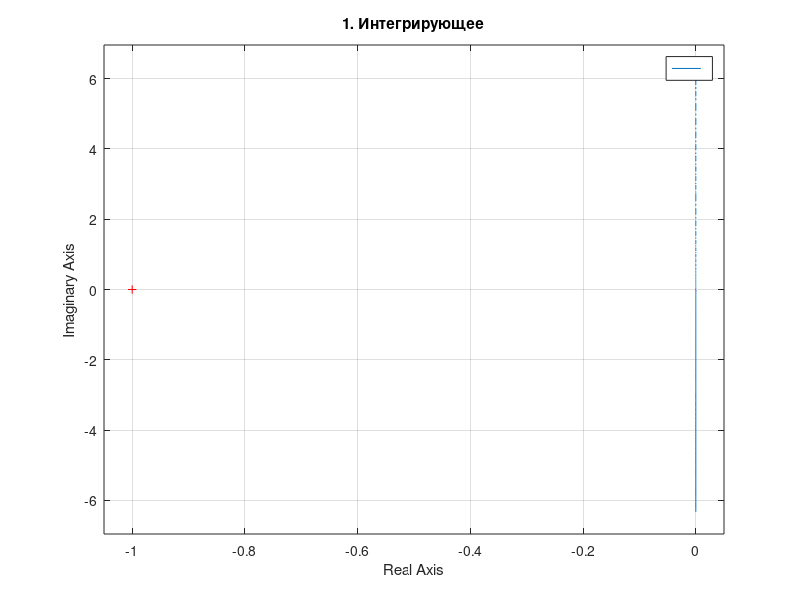
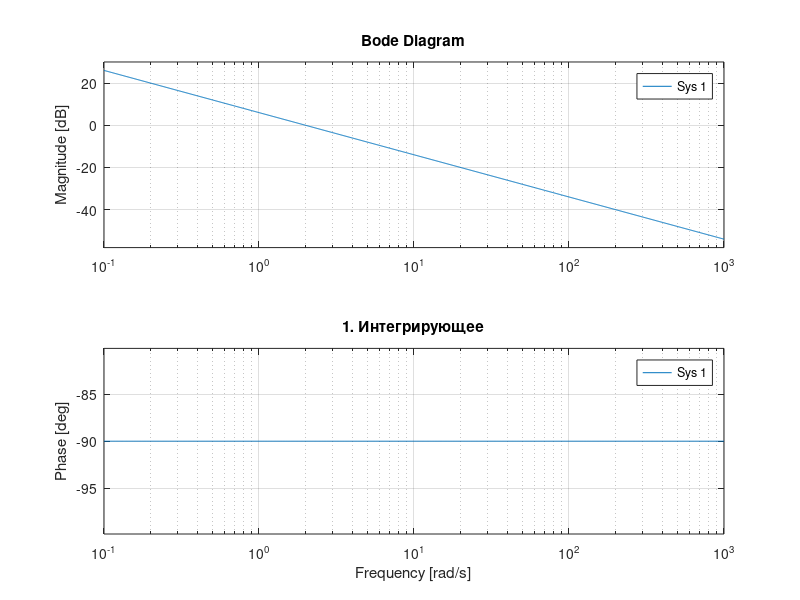
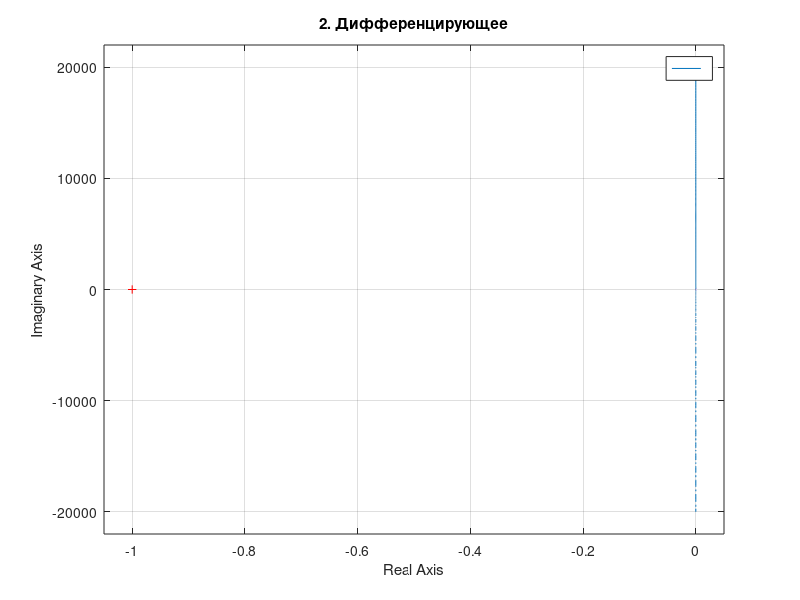
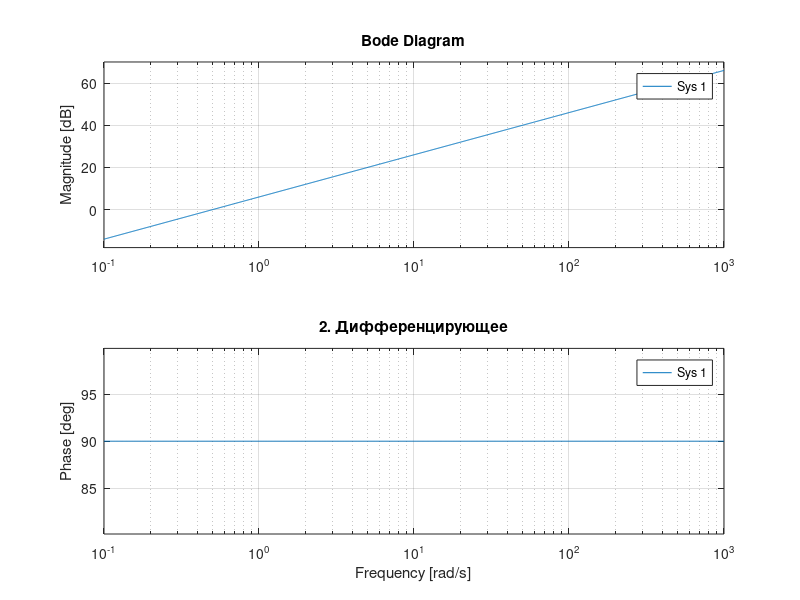

These figures' MATLAB source, in order:
clc;
clear;
close all;

s = tf('s');
K = 2.0; T = 0.5; T1 = 0.5; T2 = 0.4; T1a = 0.8;

names = {'1. Интегрирующее', '2. Дифференцирующее', '3. Усилительное', ...
    '4. Апериодическое 1-го порядка', '5. Апериодическое 2-го порядка', ...
    '6. Колебательное', '7. Консервативное', '8. Инерционное интегрирующее', ...
    '9. Реальное дифференцирующее', '10. Форсирующее', '11. Изодромное'};

W = {K/s, K*s, tf(K), K/(T*s + 1), K/(T2^2*s^2 + T1a*s + 1), ...
    K/(T2^2*s^2 + T1*s + 1), K/(T*s^2 + 1), K/(s*(T*s + 1)), ...
    K*s/(T*s + 1), K*(T*s + 1), K*(T*s + 1)/s};

w = logspace(-2, 2, 2000);
n = numel(names);

for i = 1:n
    figure;
    nyquist(W{i});
    grid on;
    title(names{i});

    figure;
    bode(W{i});
    grid on;
    title(names{i});
end

K_values = [0.5 1 2 4];
for i = 1:n
    figure;
    for Kv = K_values
        sys = Kv*(W{i}/K);
        [mag, ph] = bode(sys, w);
        subplot(2, 1, 1);
        semilogx(w, 20*log10(squeeze(mag)));
        hold on; grid on;
        subplot(2, 1, 2);
        semilogx(w, squeeze(ph));
        hold on; grid on;
    end
end

T_values = [0.1 0.25 0.5 1 2.5];
T2_values = [0.3 0.4 0.6 0.8];
for i = 1:n
    figure;
    switch i
        case 1
            models = {K/s};
        case 2
            models = {K*s};
        case 3
            models = {tf(K)};
        case 4
            models = arrayfun(@(x) K/(x*s + 1), T_values, 'UniformOutput', false);
        case 5
            models = arrayfun(@(x) K/(x^2*s^2 + T1a*s + 1), T2_values, 'UniformOutput', false);
        case 6
            models = arrayfun(@(x) K/(x^2*s^2 + T1*s + 1), T2_values, 'UniformOutput', false);
        case 7
            models = arrayfun(@(x) K/(x*s^2 + 1), T_values, 'UniformOutput', false);
        case 8
            models = arrayfun(@(x) K/(s*(x*s + 1)), T_values, 'UniformOutput', false);
        case 9
            models = arrayfun(@(x) K*s/(x*s + 1), T_values, 'UniformOutput', false);
        case 10
            models = arrayfun(@(x) K*(x*s + 1), T_values, 'UniformOutput', false);
        case 11
            models = arrayfun(@(x) K*(x*s + 1)/s, T_values, 'UniformOutput', false);
    end
    for j = 1:numel(models)
        [mag, ph] = bode(models{j}, w);
        subplot(2, 1, 1);
        semilogx(w, 20*log10(squeeze(mag)));
        hold on; grid on;
        subplot(2, 1, 2);
        semilogx(w, squeeze(ph));
        hold on; grid on;
    end
end
